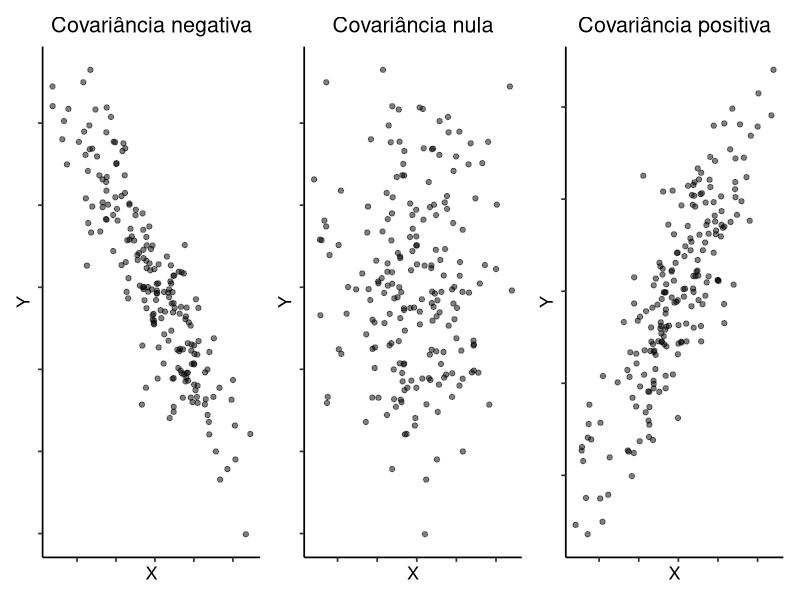
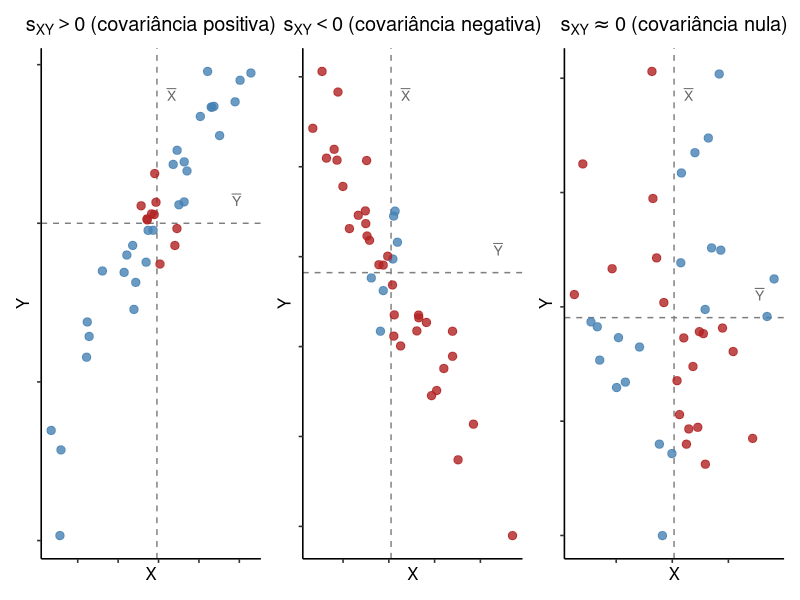
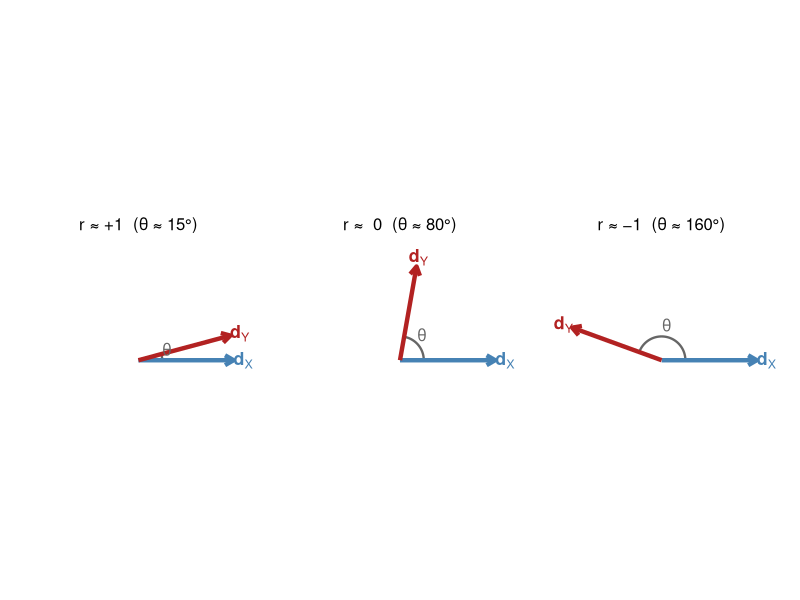

Recreate these plots in R, in order.
## ---- chunk 1
#| include: false
library(tidyverse)
library(mvtnorm)
set.seed(7)
n <- 6
X <- c(1, 3, 4, 6, 7, 9)
Y <- c(2, 4, 3, 7, 6, 8)
Xbar <- mean(X)
Ybar <- mean(Y)
dX <- X - Xbar
dY <- Y - Ybar
SQX <- sum(dX^2)
SQY <- sum(dY^2)
SPXY <- sum(dX * dY)
sX2 <- var(X)
sY2 <- var(Y)
sX  <- sd(X)
sY  <- sd(Y)
sXY <- cov(X, Y)
r   <- cor(X, Y)
theta_deg <- round(acos(r) * 180 / pi, 1)
## ---- chunk 2
#| fig-align: center
#| fig-width: 12
#| fig-height: 4
#| fig-cap: "Três situações de associação linear entre duas variáveis. À esquerda, covariância negativa: quando $X$ aumenta, $Y$ tende a diminuir. Ao centro, covariância nula: não há padrão linear. À direita, covariância positiva: quando $X$ aumenta, $Y$ também tende a aumentar."

sigma_mat <- matrix(c(1, 0.85, 0, 0,
                      0.85, 1, 0, 0,
                      0, 0, 1, -0.85,
                      0, 0, -0.85, 1), ncol = 4)
set.seed(1)
dados4D <- data.frame(rmvnorm(n = 200,
                               mean = rep(0, 4),
                               sigma = sigma_mat,
                               method = "chol"))

p_pos <- ggplot(dados4D, aes(x = X1, y = X2)) +
  geom_point(alpha = 0.5) +
  labs(title = "Covariância positiva", x = "X", y = "Y") +
  theme_classic(base_size = 13) +
  theme(axis.text = element_blank(), plot.title = element_text(hjust = 0.5))

p_nula <- ggplot(dados4D, aes(x = X1, y = X3)) +
  geom_point(alpha = 0.5) +
  labs(title = "Covariância nula", x = "X", y = "Y") +
  theme_classic(base_size = 13) +
  theme(axis.text = element_blank(), plot.title = element_text(hjust = 0.5))

p_neg <- ggplot(dados4D, aes(x = X4, y = X3)) +
  geom_point(alpha = 0.5) +
  labs(title = "Covariância negativa", x = "X", y = "Y") +
  theme_classic(base_size = 13) +
  theme(axis.text = element_blank(), plot.title = element_text(hjust = 0.5))

library(patchwork)
p_neg | p_nula | p_pos
## ---- chunk 3
#| tbl-cap: "Cálculo do produto cruzado para o exemplo."
df_cov <- tibble(
  `$i$` = 1:n,
  `$X_i$` = X,
  `$Y_i$` = Y,
  `$d_{X_i}$` = round(dX, 2),
  `$d_{Y_i}$` = round(dY, 2),
  `$d_{X_i} \\cdot d_{Y_i}$` = round(dX * dY, 2)
)
knitr::kable(df_cov)
## ---- chunk 4
#| fig-align: center
#| fig-width: 12
#| fig-height: 4
#| fig-cap: "Análise por quadrantes para três situações de covariância. As linhas tracejadas indicam as médias de X e Y. A cor de cada ponto indica o sinal do produto cruzado: azul (+) e vermelho (−)."

library(patchwork)
set.seed(42)
n_q <- 40

make_quad_plot <- function(dados, titulo) {
  mx <- mean(dados$x)
  my <- mean(dados$y)
  dados$sinal <- ifelse((dados$x - mx) * (dados$y - my) > 0, "positivo", "negativo")
  ggplot(dados, aes(x, y, color = sinal)) +
    geom_vline(xintercept = mx, linetype = "dashed", color = "gray50") +
    geom_hline(yintercept = my, linetype = "dashed", color = "gray50") +
    geom_point(size = 2.5, alpha = 0.8) +
    scale_color_manual(values = c("positivo" = "steelblue", "negativo" = "firebrick"),
                       guide = "none") +
    annotate("text", x = mx + 0.05 * diff(range(dados$x)),
             y = max(dados$y) - 0.05 * diff(range(dados$y)),
             label = "bar(X)", parse = TRUE, hjust = 0, color = "gray40", size = 3.5) +
    annotate("text", x = max(dados$x) - 0.05 * diff(range(dados$x)),
             y = my + 0.05 * diff(range(dados$y)),
             label = "bar(Y)", parse = TRUE, hjust = 1, color = "gray40", size = 3.5) +
    labs(title = titulo, x = "X", y = "Y") +
    theme_classic(base_size = 12) +
    theme(axis.text = element_blank(), plot.title = element_text(hjust = 0.5))
}

# Covariância positiva
d_pos <- data.frame(x = rnorm(n_q))
d_pos$y <- d_pos$x + rnorm(n_q, 0, 0.5)

# Covariância negativa
d_neg <- data.frame(x = rnorm(n_q))
d_neg$y <- -d_neg$x + rnorm(n_q, 0, 0.5)

# Covariância nula
d_nul <- data.frame(x = rnorm(n_q), y = rnorm(n_q))

p_pos <- make_quad_plot(d_pos, expression(s[XY] > 0 ~ "(covariância positiva)"))
p_neg <- make_quad_plot(d_neg, expression(s[XY] < 0 ~ "(covariância negativa)"))
p_nul <- make_quad_plot(d_nul, expression(s[XY] %~~% 0 ~ "(covariância nula)"))

p_pos | p_neg | p_nul
## ---- chunk 5
#| fig-align: center
#| fig-width: 12
#| fig-height: 4
#| fig-cap: "Interpretação geométrica da correlação como comparação entre direções. À esquerda, os vetores apontam quase para a mesma direção. Ao centro, ficam quase perpendiculares. À direita, apontam em direções opostas."

draw_vectors <- function(theta_target, titulo) {
  set.seed(1)
  v1 <- c(1, 0)
  v2 <- c(cos(theta_target), sin(theta_target))
  df_v <- data.frame(
    vx = c(0, 0), vy = c(0, 0),
    ex = c(v1[1], v2[1]) * 2,
    ey = c(v1[2], v2[2]) * 2,
    label = c("d[X]", "d[Y]"),
    cor = c("steelblue", "firebrick")
  )
  ang <- seq(0, theta_target, length.out = 60)
  arc_df <- data.frame(x = 0.5 * cos(ang), y = 0.5 * sin(ang))

  ggplot() +
    geom_path(data = arc_df, aes(x, y), color = "gray40", linewidth = 0.8) +
    geom_segment(data = df_v,
                 aes(x = vx, y = vy, xend = ex, yend = ey, color = cor),
                 arrow = arrow(length = unit(0.25, "cm")),
                 linewidth = 1.5) +
    annotate("text", x = 2.2, y = 0, label = "bold(d)[X]",
             parse = TRUE, size = 4.5, color = "steelblue") +
    annotate("text",
             x = cos(theta_target) * 2.2,
             y = sin(theta_target) * 2.2,
             label = "bold(d)[Y]",
             parse = TRUE, size = 4.5, color = "firebrick") +
    annotate("text", x = 0.6 * cos(theta_target / 2),
             y = 0.6 * sin(theta_target / 2) + 0.15,
             label = "theta", parse = TRUE, size = 4, color = "gray40") +
    scale_color_identity() +
    coord_fixed(xlim = c(-2.5, 2.5), ylim = c(-0.5, 2.5)) +
    labs(title = titulo) +
    theme_void(base_size = 12) +
    theme(plot.title = element_text(hjust = 0.5, size = 12))
}

p1 <- draw_vectors(15 * pi / 180,  "r ≈ +1  (θ ≈ 15°)")
p2 <- draw_vectors(80 * pi / 180,  "r ≈  0  (θ ≈ 80°)")
p3 <- draw_vectors(160 * pi / 180, "r ≈ −1  (θ ≈ 160°)")

p1 | p2 | p3
